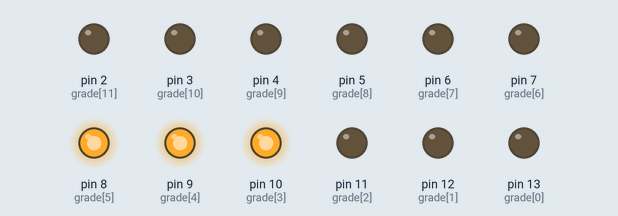
Simulated run of this sketch. Board: Arduino Uno, built with avr-gcc and run on an emulated ATmega328P. Parts: output pins drawn as LEDs (lit = HIGH). What the sketch prints to the serial monitor is not drawn.

Above: at 1.86 s.
At 2.36 s:
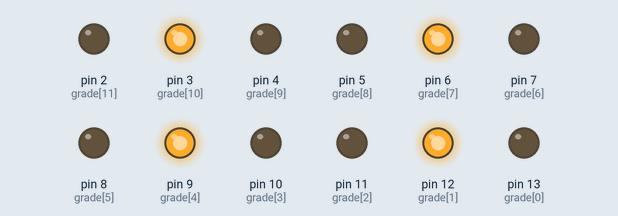
At 2.96 s:
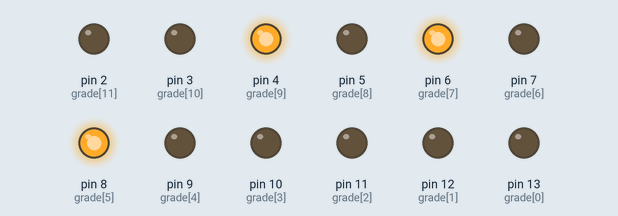
At 4.16 s:
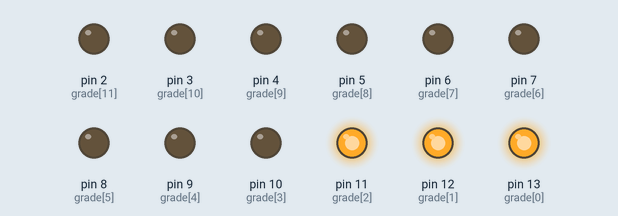
At 5.26 s:
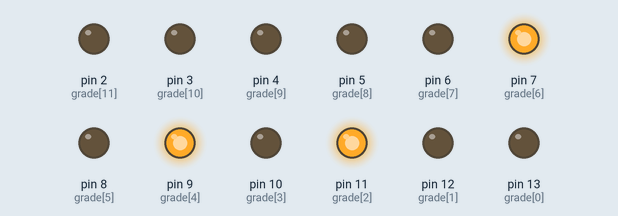
At 6.41 s:
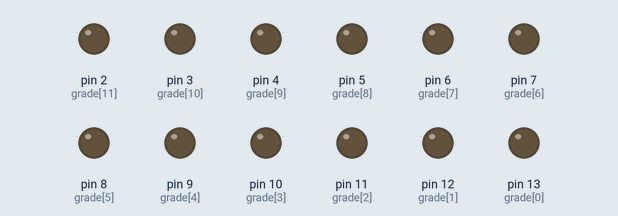
Timing chart, 0 to 7.3 s (numbered marks = the images above):
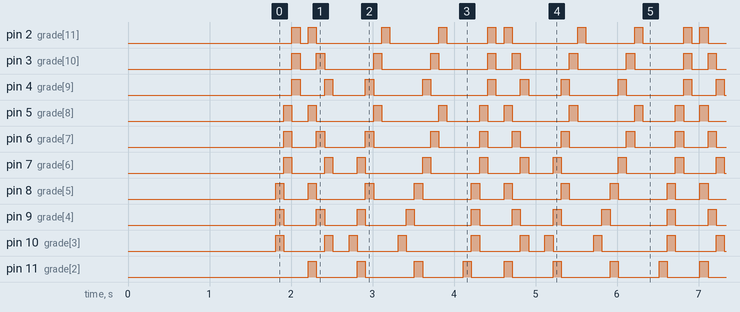

The sketch:

Array_de_leds.ino
```cpp
int grade[] =
{13,12,11,10,
 9 , 8, 7, 6,
 5 , 4, 3, 2}; // pinos dos leds dispostos em sequencia
/*
para uma grade de dimensoes igual a x=4 e y =3
os indices contam do canto esqerdo inferior para o canto direito superior:
 _______________
 |8 , 9 , 10, 11|
 |4 , 5 , 6 , 7 |
 |0 , 1 , 2 , 3 |
 e as posicoes seriam assim: i.e : {x,y}
 ________________________________
 |{0,2} , {1,2} , {2,2} , {3,2} |
 |{0,1} , {1,1} , {2,1} , {3,1} |
 |{0,0} , {1,0} , {2,0} , {3,0} |

então coloque os valores de cada pino de led no array grade de acordo
com os indices desse esquema.

*/
int T;
int Dx =4;// dimensoes da grade no sentido x
int Dy =3;// dimensoes da grade no sentido y
// usar long se tiver mais de 16 leds e menos de 32, mais que 32 reescrever codigo para aceitar strings;
String Rotina[] = {
  "111000000000","000111000000","000000111000","000000000111",
  "000000000000","001001001001","010010010010","100100100100",
  "000000000000","100000000000","010100000000","001010100000",
  "000001010100","000000001010","000000000001","000000000000",
  "100100000000","010010000000","001001000000","000000100100",
  "000000010010","000000001001","000000000000","000000000000",
};
/*String Rotina[] = {
  "111111111111","111111111110","111111111100","111111111000",
  "111111110000","111111100000","111111000000","111110000000",
  "111100000000","111000000000","110000000000","100000000000",
  "000000000000","100000000000","110000000000","111000000000",
  "111100000000","111110000000","111111000000","111111100000",
  "111111110000","111111111000","111111111100","111111111110",

};*/
long Rotinadelay[] = {
  100,100,100,100,
  100,100,100,100,
  100,100,100,100,
  100,100,100,100,
  100,100,100,100,
  100,100,100,100
  };
int S = sizeof(Rotina)/sizeof(*Rotina);
int rotina[sizeof(Rotina)/sizeof(*Rotina)];
int frame = 0;
void setup()
{
Serial.begin(9600);
for(int i=0;i<S;i++)
{
Serial.print("o frame ");Serial.print(i);Serial.print(" tera a sequencia : {");
rotina[i] = SB(Rotina[i]);
Serial.println("}");
}

T = sizeof(grade)/sizeof(*grade); // mesma coisa que grade.length em java
for(int x=0;x<Dx;x++)
{
for(int y=0;y<Dy;y++)
{
pinMode(P(x,y), OUTPUT);
Serial.print("O led ");Serial.print(P(x,y));Serial.print(" foi setado na pos x:");Serial.print(x);Serial.print(" y:");Serial.println(y);
}
}


}


void loop()
{
sequencia();
delay(Rotinadelay[frame]);
}

void sequencia()
{
if( frame < S-1)
frame++;
else
frame=0;
//Serial.print("frame ");Serial.print(frame);Serial.print(" :");
for(int i=0;i<T;i++)
{
//Serial.print(  bitRead(rotina[frame],i));
digitalWrite(grade[i],bitRead(rotina[frame],i));
}
//Serial.println();
}

int P(int x,int y)
{
return grade[x + Dx*y];
}
void Led(int x,int y,boolean estado)
{
digitalWrite(P(x,y), estado);
}

int SB(String bin) // SB = Setar em Binario
{
unsigned int num=0;
if(bin.length()> 16)
{
Serial.print("sequencia muito grande, substitua int para long no codigo");
return 0;
}
for(unsigned int i=0;i<bin.length();i++)
{
unsigned char bit1;
bit1 = bin.charAt(i);
if(bit1 == '1')
bitSet(num, i);
else
bitClear(num, i);
Serial.print((char)bit1);
Serial.print(",");
}
return num;
}
```

Measured:
- by itself, pin 2 (grade[11]): repeats every 2.4 s: LOW 0.10 s, HIGH 0.10 s, LOW 0.80 s, HIGH 0.10 s, LOW 0.60 s, HIGH 0.10 s, LOW 0.50 s, HIGH 0.10 s
- by itself, pin 3 (grade[10]): repeats every 2.4 s: LOW 0.20 s, 3 × (HIGH 0.10 s, LOW 0.60 s), HIGH 0.10 s
- by itself, pin 4 (grade[9]): repeats every 2.4 s: LOW 0.30 s, HIGH 0.10 s, LOW 0.40 s, HIGH 0.10 s, LOW 0.60 s, HIGH 0.10 s, LOW 0.70 s, HIGH 0.10 s
- by itself, pin 5 (grade[8]): repeats every 2.4 s: LOW 0.20 s, 2 × (HIGH 0.10 s, LOW 0.70 s), HIGH 0.10 s, LOW 0.40 s, HIGH 0.10 s
- by itself, pin 6 (grade[7]): repeats every 2.4 s: LOW 0.30 s, HIGH 0.10 s, LOW 0.50 s, HIGH 0.10 s, LOW 0.70 s, HIGH 0.10 s, LOW 0.50 s, HIGH 0.10 s
- by itself, pin 7 (grade[6]): repeats every 2.4 s: LOW 0.40 s, HIGH 0.10 s, LOW 0.30 s, HIGH 0.10 s, LOW 0.70 s, HIGH 0.10 s, LOW 0.60 s, HIGH 0.10 s
- by itself, pin 8 (grade[5]): repeats every 2.4 s: LOW 0.30 s, HIGH 0.10 s, LOW 0.60 s, HIGH 0.10 s, LOW 0.50 s, HIGH 0.10 s, LOW 0.60 s, HIGH 0.10 s
- by itself, pin 9 (grade[4]): repeats every 2.4 s: 2 × (LOW 0.40 s, HIGH 0.10 s), LOW 0.50 s, HIGH 0.10 s, LOW 0.70 s, HIGH 0.10 s
